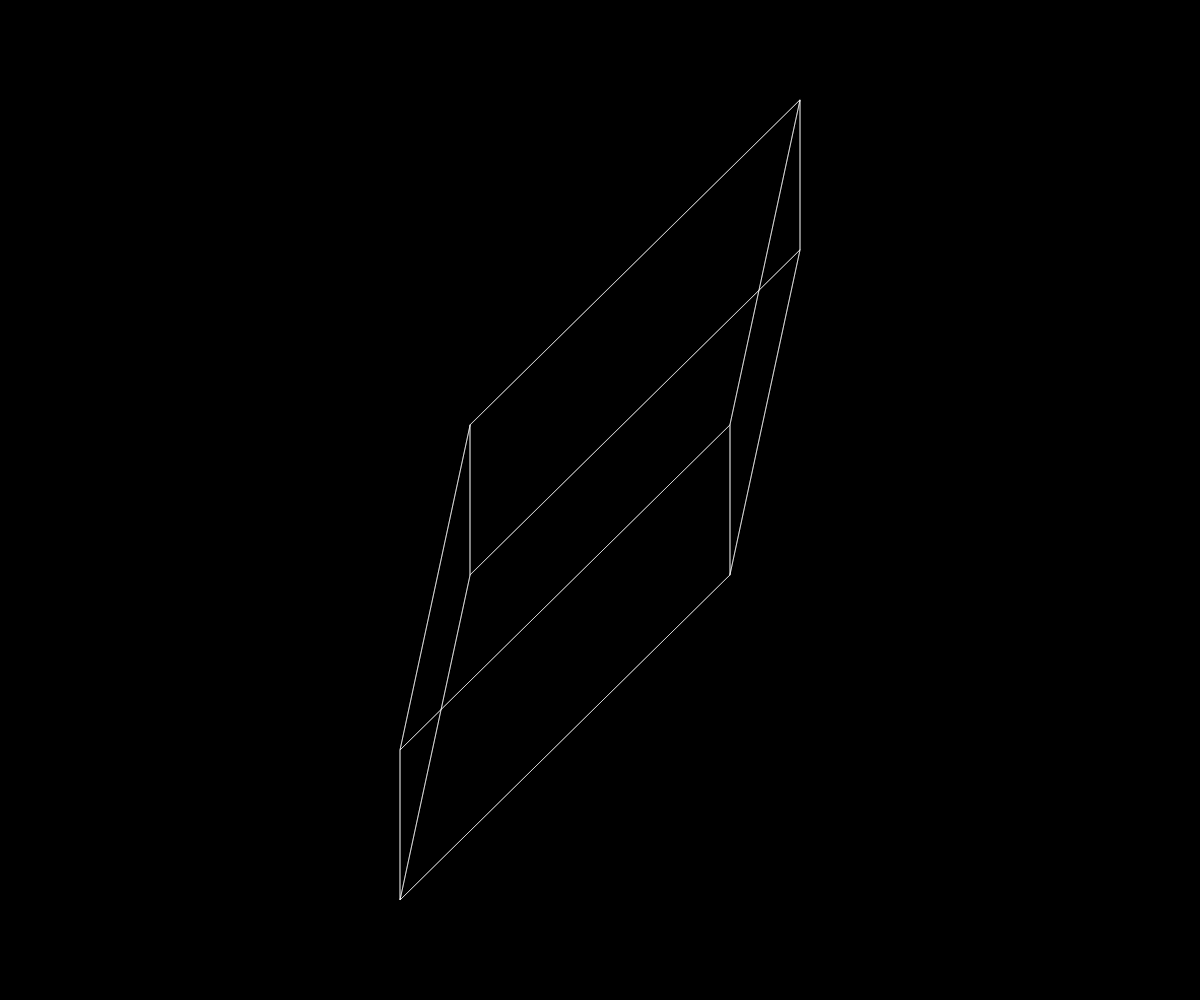
Frame 1 (no input)
Frame 60 (no input): identical to frame 1, image omitted
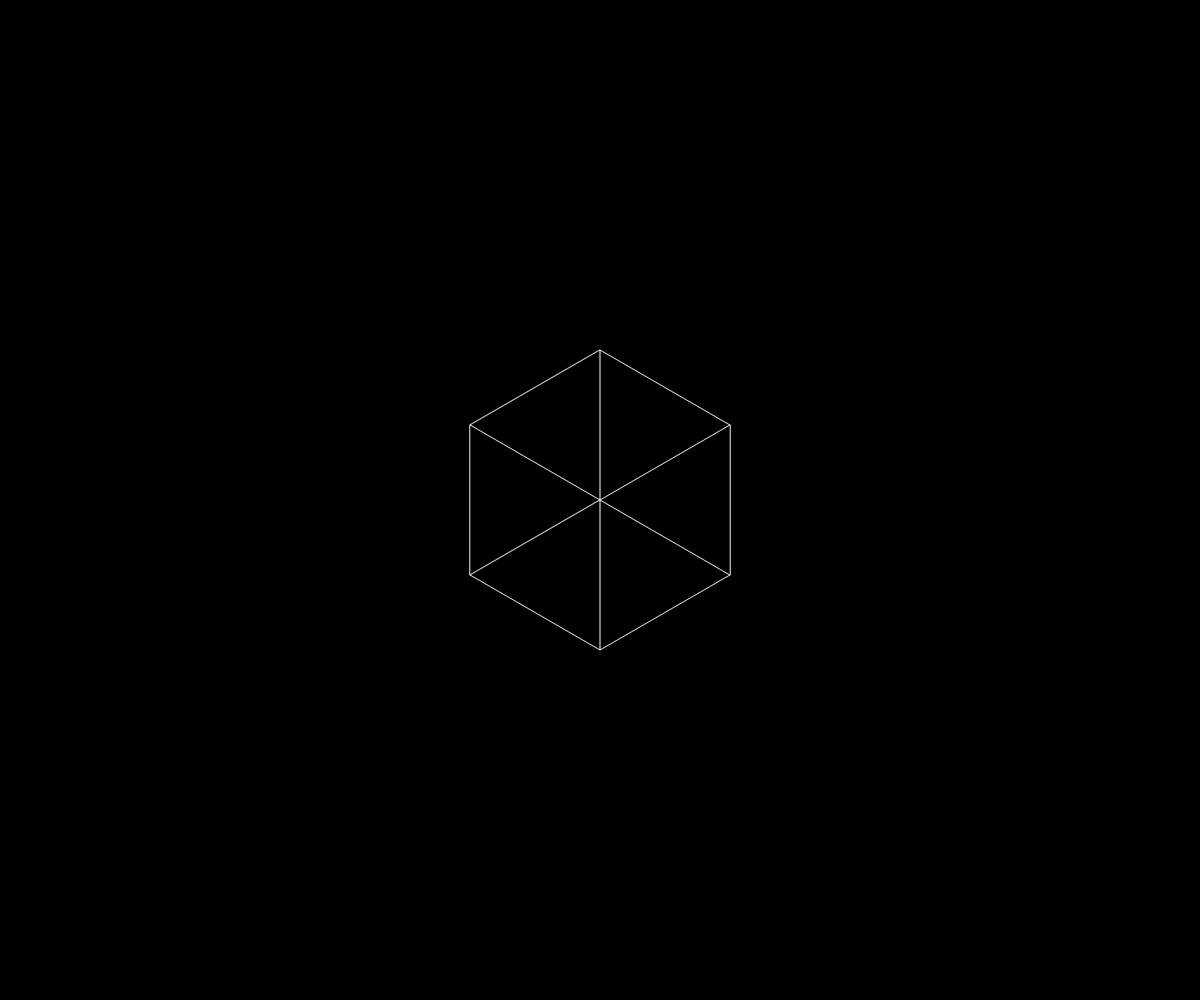
Frame 120 (the mouse pressed at the canvas centre since frame 60)

The p5.js sketch that drew these frames (run headless with seeded random() and noise() and a simulated clock; from frame 60 on, the mouse is pressed at the canvas centre):

// p5.js sketch
// ── sketch.js
var x1, x2, x3, x4, y1, y2, y3, y4, y5, y6, j1, i1;
var e = 2;


function setup() {
  //noCursor();
  createCanvas(windowWidth, windowHeight);
}

function windowResized() {
  resizeCanvas(windowWidth, windowHeight);
}

function draw() {
  background(0);
  noFill();
  //fill(255, 100);
  stroke(255);

  cube(width / 2, height / 2, width / 8);
}
  

function cube(x, y, l) {
  this.x = x;
  this.y = y;
  this.l = l;

  //find the distants between mouse and mid-point
  var mx = (mouseX - width / 2) / 3;
  var my = (mouseY - height / 2) / 2;

  var m = Math.sqrt(l * l - l / 2 * l / 2);
  x1 = x - m;
  x2 = x - mx;
  x3 = x + m;
  x4 = x + mx;
  y1 = y - l + my;
  y2 = y - l / 2;
  y3 = y - my;
  y4 = y + l / 2;
  y5 = y3 + l;
  y6 = y + my;
  fill(255, 0);
  stroke(255, 150);
  quad(x1, y2, x4, y3, x4, y5, x1, y4);
  quad(x1, y2, x2, y1, x2, y6, x1, y4);
  quad(x3, y2, x2, y1, x2, y6, x3, y4);
  quad(x3, y2, x4, y3, x4, y5, x3, y4);
  quad(x1, y2, x4, y3, x3, y2, x2, y1);
  quad(x1, y4, x4, y5, x3, y4, x2, y6);
  //quad(x2,y1, x4,y3, x4,y5, x2,y6);
}
